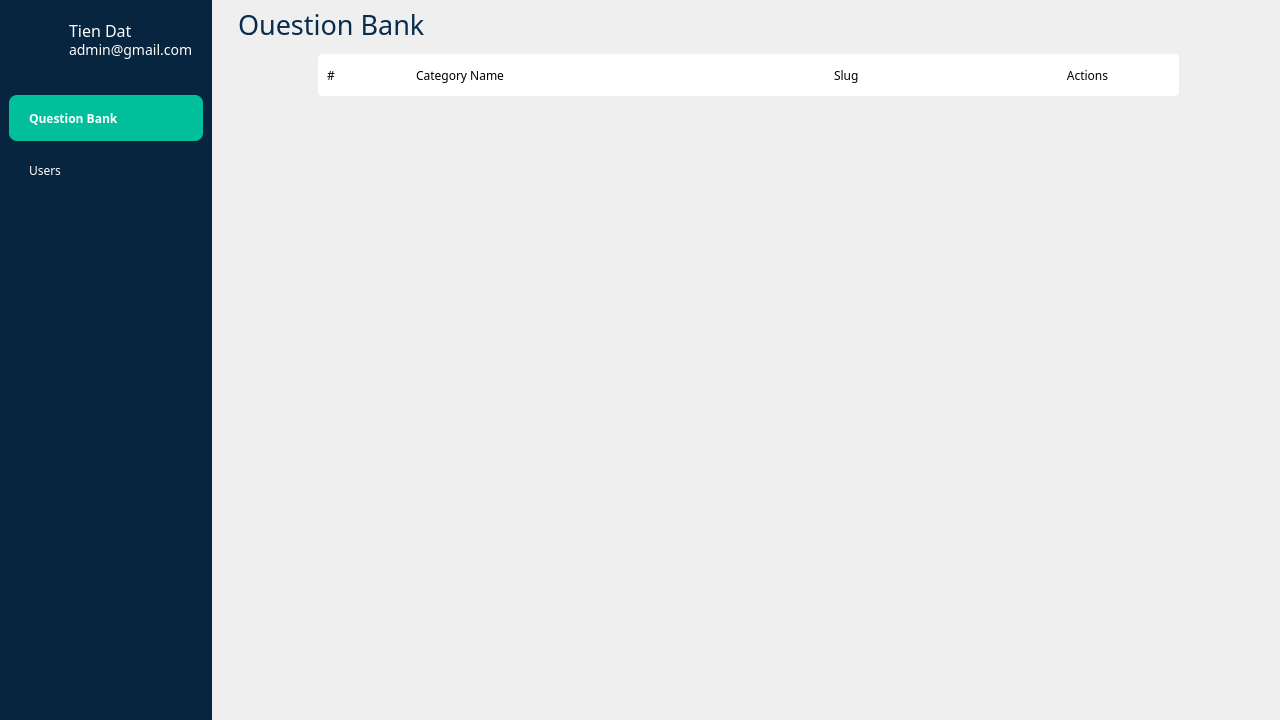
<?xml version="1.0" encoding="UTF-8"?>
<ui version="4.0">
 <class>AdminWindow</class>
 <widget class="QMainWindow" name="AdminWindow">
  <property name="geometry">
   <rect>
    <x>0</x>
    <y>0</y>
    <width>1280</width>
    <height>720</height>
   </rect>
  </property>
  <property name="windowTitle">
   <string>MainWindow</string>
  </property>
  <widget class="QWidget" name="centralwidget">
   <layout class="QHBoxLayout" name="horizontalLayout">
    <property name="spacing">
     <number>6</number>
    </property>
    <property name="leftMargin">
     <number>0</number>
    </property>
    <property name="topMargin">
     <number>0</number>
    </property>
    <property name="rightMargin">
     <number>0</number>
    </property>
    <property name="bottomMargin">
     <number>0</number>
    </property>
    <item>
     <widget class="QWidget" name="widget" native="true">
      <property name="sizePolicy">
       <sizepolicy hsizetype="Preferred" vsizetype="Expanding">
        <horstretch>2</horstretch>
        <verstretch>0</verstretch>
       </sizepolicy>
      </property>
      <property name="minimumSize">
       <size>
        <width>0</width>
        <height>0</height>
       </size>
      </property>
      <property name="maximumSize">
       <size>
        <width>16777215</width>
        <height>16777215</height>
       </size>
      </property>
      <property name="contextMenuPolicy">
       <enum>Qt::ActionsContextMenu</enum>
      </property>
      <property name="layoutDirection">
       <enum>Qt::LeftToRight</enum>
      </property>
      <property name="styleSheet">
       <string notr="true">background-color: #082540;</string>
      </property>
      <layout class="QVBoxLayout" name="verticalLayout">
       <item>
        <widget class="QWidget" name="widget_6" native="true">
         <property name="minimumSize">
          <size>
           <width>0</width>
           <height>80</height>
          </size>
         </property>
         <property name="maximumSize">
          <size>
           <width>16777215</width>
           <height>60</height>
          </size>
         </property>
         <property name="styleSheet">
          <string notr="true">background: none;</string>
         </property>
         <widget class="QLabel" name="label">
          <property name="geometry">
           <rect>
            <x>10</x>
            <y>0</y>
            <width>40</width>
            <height>40</height>
           </rect>
          </property>
          <property name="styleSheet">
           <string notr="true">background: none;</string>
          </property>
          <property name="text">
           <string/>
          </property>
          <property name="pixmap">
           <pixmap resource="resource.qrc">:/img/img/user.svg</pixmap>
          </property>
          <property name="scaledContents">
           <bool>true</bool>
          </property>
         </widget>
         <widget class="QLabel" name="emailInfoLabel">
          <property name="geometry">
           <rect>
            <x>60</x>
            <y>0</y>
            <width>75</width>
            <height>22</height>
           </rect>
          </property>
          <property name="font">
           <font>
            <family>Source Sans 3 Medium</family>
            <pointsize>-1</pointsize>
            <weight>50</weight>
            <bold>false</bold>
           </font>
          </property>
          <property name="styleSheet">
           <string notr="true">font-size: 16px;
background: none;
color: #fff;</string>
          </property>
          <property name="text">
           <string>Tien Dat</string>
          </property>
         </widget>
         <widget class="QLabel" name="nameInfoLabel">
          <property name="geometry">
           <rect>
            <x>60</x>
            <y>20</y>
            <width>131</width>
            <height>22</height>
           </rect>
          </property>
          <property name="font">
           <font>
            <family>Source Sans 3 Medium</family>
            <pointsize>-1</pointsize>
            <weight>50</weight>
            <bold>false</bold>
           </font>
          </property>
          <property name="styleSheet">
           <string notr="true">font-size: 14px;
background: none;
color: #fff;</string>
          </property>
          <property name="text">
           <string>admin@gmail.com</string>
          </property>
         </widget>
        </widget>
       </item>
       <item>
        <widget class="QPushButton" name="questionPushButton">
         <property name="minimumSize">
          <size>
           <width>0</width>
           <height>46</height>
          </size>
         </property>
         <property name="maximumSize">
          <size>
           <width>16777215</width>
           <height>46</height>
          </size>
         </property>
         <property name="font">
          <font>
           <family>Source Sans 3</family>
           <weight>75</weight>
           <bold>true</bold>
          </font>
         </property>
         <property name="cursor">
          <cursorShape>PointingHandCursor</cursorShape>
         </property>
         <property name="layoutDirection">
          <enum>Qt::LeftToRight</enum>
         </property>
         <property name="styleSheet">
          <string notr="true">background-color: rgb(0, 191, 154);
border-radius: 8px;
border: none;
color: #fff;
text-align: left;
padding-left: 20px;</string>
         </property>
         <property name="text">
          <string>Question Bank</string>
         </property>
         <property name="icon">
          <iconset>
           <normalon>:/img/img/question-sidebar.svg</normalon>
          </iconset>
         </property>
         <property name="iconSize">
          <size>
           <width>21</width>
           <height>20</height>
          </size>
         </property>
        </widget>
       </item>
       <item>
        <widget class="QPushButton" name="userPushButton">
         <property name="minimumSize">
          <size>
           <width>0</width>
           <height>46</height>
          </size>
         </property>
         <property name="maximumSize">
          <size>
           <width>16777215</width>
           <height>46</height>
          </size>
         </property>
         <property name="font">
          <font>
           <family>Source Sans 3</family>
           <weight>50</weight>
           <bold>false</bold>
          </font>
         </property>
         <property name="cursor">
          <cursorShape>PointingHandCursor</cursorShape>
         </property>
         <property name="layoutDirection">
          <enum>Qt::LeftToRight</enum>
         </property>
         <property name="styleSheet">
          <string notr="true">background: none;
border-radius: 8px;
color: #fff;
text-align: left;
padding-left: 20px;</string>
         </property>
         <property name="text">
          <string>Users</string>
         </property>
         <property name="icon">
          <iconset>
           <normalon>:/img/img/users-sidebar.svg</normalon>
          </iconset>
         </property>
         <property name="iconSize">
          <size>
           <width>21</width>
           <height>20</height>
          </size>
         </property>
        </widget>
       </item>
       <item>
        <spacer name="verticalSpacer">
         <property name="orientation">
          <enum>Qt::Vertical</enum>
         </property>
         <property name="sizeHint" stdset="0">
          <size>
           <width>20</width>
           <height>40</height>
          </size>
         </property>
        </spacer>
       </item>
      </layout>
     </widget>
    </item>
    <item>
     <widget class="QWidget" name="widget_2" native="true">
      <property name="sizePolicy">
       <sizepolicy hsizetype="Preferred" vsizetype="Preferred">
        <horstretch>10</horstretch>
        <verstretch>0</verstretch>
       </sizepolicy>
      </property>
      <widget class="QStackedWidget" name="stackedWidget">
       <property name="geometry">
        <rect>
         <x>10</x>
         <y>4</y>
         <width>1051</width>
         <height>711</height>
        </rect>
       </property>
       <widget class="QWidget" name="page">
        <widget class="QLabel" name="label_6">
         <property name="geometry">
          <rect>
           <x>10</x>
           <y>10</y>
           <width>1072</width>
           <height>21</height>
          </rect>
         </property>
         <property name="font">
          <font>
           <family>Source Sans 3 SemiBold</family>
           <pointsize>20</pointsize>
          </font>
         </property>
         <property name="styleSheet">
          <string notr="true">color: rgb(9, 44, 76);</string>
         </property>
         <property name="text">
          <string>Question Bank</string>
         </property>
        </widget>
        <widget class="QWidget" name="widget_22" native="true">
         <property name="geometry">
          <rect>
           <x>90</x>
           <y>50</y>
           <width>861</width>
           <height>42</height>
          </rect>
         </property>
         <property name="styleSheet">
          <string notr="true">background-color: #fff;
border-radius: 4px;</string>
         </property>
         <layout class="QHBoxLayout" name="horizontalLayout_2">
          <property name="spacing">
           <number>6</number>
          </property>
          <property name="leftMargin">
           <number>9</number>
          </property>
          <property name="topMargin">
           <number>9</number>
          </property>
          <property name="rightMargin">
           <number>9</number>
          </property>
          <property name="bottomMargin">
           <number>9</number>
          </property>
          <item>
           <widget class="QLabel" name="label_27">
            <property name="sizePolicy">
             <sizepolicy hsizetype="Preferred" vsizetype="Preferred">
              <horstretch>1</horstretch>
              <verstretch>0</verstretch>
             </sizepolicy>
            </property>
            <property name="font">
             <font>
              <family>Source Sans 3 Medium</family>
             </font>
            </property>
            <property name="text">
             <string>#</string>
            </property>
           </widget>
          </item>
          <item>
           <widget class="QLabel" name="label_28">
            <property name="sizePolicy">
             <sizepolicy hsizetype="Preferred" vsizetype="Preferred">
              <horstretch>5</horstretch>
              <verstretch>0</verstretch>
             </sizepolicy>
            </property>
            <property name="font">
             <font>
              <family>Source Sans 3 Medium</family>
             </font>
            </property>
            <property name="text">
             <string>Category Name</string>
            </property>
           </widget>
          </item>
          <item>
           <widget class="QLabel" name="label_33">
            <property name="sizePolicy">
             <sizepolicy hsizetype="Preferred" vsizetype="Preferred">
              <horstretch>2</horstretch>
              <verstretch>0</verstretch>
             </sizepolicy>
            </property>
            <property name="font">
             <font>
              <family>Source Sans 3 Medium</family>
             </font>
            </property>
            <property name="text">
             <string>Slug</string>
            </property>
           </widget>
          </item>
          <item>
           <widget class="QLabel" name="label_34">
            <property name="sizePolicy">
             <sizepolicy hsizetype="Preferred" vsizetype="Preferred">
              <horstretch>2</horstretch>
              <verstretch>0</verstretch>
             </sizepolicy>
            </property>
            <property name="font">
             <font>
              <family>Source Sans 3 Medium</family>
             </font>
            </property>
            <property name="text">
             <string>Actions</string>
            </property>
            <property name="alignment">
             <set>Qt::AlignCenter</set>
            </property>
           </widget>
          </item>
         </layout>
        </widget>
        <widget class="QScrollArea" name="scrollArea">
         <property name="geometry">
          <rect>
           <x>89</x>
           <y>100</y>
           <width>861</width>
           <height>601</height>
          </rect>
         </property>
         <property name="styleSheet">
          <string notr="true">border: none;</string>
         </property>
         <property name="verticalScrollBarPolicy">
          <enum>Qt::ScrollBarAlwaysOff</enum>
         </property>
         <property name="widgetResizable">
          <bool>true</bool>
         </property>
         <widget class="QWidget" name="scrollAreaWidgetContents">
          <property name="geometry">
           <rect>
            <x>0</x>
            <y>0</y>
            <width>861</width>
            <height>1200</height>
           </rect>
          </property>
          <layout class="QVBoxLayout" name="verticalLayout_3">
           <property name="leftMargin">
            <number>0</number>
           </property>
           <property name="topMargin">
            <number>0</number>
           </property>
           <property name="rightMargin">
            <number>0</number>
           </property>
           <property name="bottomMargin">
            <number>0</number>
           </property>
           <item>
            <widget class="QWidget" name="categoryList" native="true">
             <property name="minimumSize">
              <size>
               <width>0</width>
               <height>1200</height>
              </size>
             </property>
             <property name="styleSheet">
              <string notr="true"/>
             </property>
             <layout class="QVBoxLayout" name="verticalLayout_2">
              <property name="leftMargin">
               <number>0</number>
              </property>
              <property name="topMargin">
               <number>0</number>
              </property>
              <property name="rightMargin">
               <number>0</number>
              </property>
              <property name="bottomMargin">
               <number>0</number>
              </property>
              <item>
               <widget class="QWidget" name="widget_4" native="true">
                <property name="maximumSize">
                 <size>
                  <width>16777215</width>
                  <height>0</height>
                 </size>
                </property>
               </widget>
              </item>
             </layout>
            </widget>
           </item>
          </layout>
         </widget>
        </widget>
       </widget>
       <widget class="QWidget" name="page_2">
        <widget class="QLabel" name="label_7">
         <property name="geometry">
          <rect>
           <x>10</x>
           <y>10</y>
           <width>1072</width>
           <height>21</height>
          </rect>
         </property>
         <property name="font">
          <font>
           <family>Source Sans 3 SemiBold</family>
           <pointsize>20</pointsize>
          </font>
         </property>
         <property name="styleSheet">
          <string notr="true">color: rgb(9, 44, 76);</string>
         </property>
         <property name="text">
          <string>Question Bank</string>
         </property>
        </widget>
        <widget class="QScrollArea" name="scrollArea_2">
         <property name="geometry">
          <rect>
           <x>90</x>
           <y>60</y>
           <width>861</width>
           <height>641</height>
          </rect>
         </property>
         <property name="styleSheet">
          <string notr="true">border: none;</string>
         </property>
         <property name="verticalScrollBarPolicy">
          <enum>Qt::ScrollBarAlwaysOff</enum>
         </property>
         <property name="widgetResizable">
          <bool>true</bool>
         </property>
         <widget class="QWidget" name="scrollAreaWidgetContents_2">
          <property name="geometry">
           <rect>
            <x>0</x>
            <y>0</y>
            <width>861</width>
            <height>6018</height>
           </rect>
          </property>
          <layout class="QVBoxLayout" name="verticalLayout_4">
           <item>
            <widget class="QWidget" name="questionList" native="true">
             <property name="minimumSize">
              <size>
               <width>0</width>
               <height>6000</height>
              </size>
             </property>
             <layout class="QVBoxLayout" name="verticalLayout_5">
              <property name="sizeConstraint">
               <enum>QLayout::SetMinimumSize</enum>
              </property>
              <item>
               <widget class="QWidget" name="widget_5" native="true">
                <property name="maximumSize">
                 <size>
                  <width>16777215</width>
                  <height>0</height>
                 </size>
                </property>
               </widget>
              </item>
             </layout>
            </widget>
           </item>
          </layout>
         </widget>
        </widget>
        <widget class="QPushButton" name="addQuestionButton">
         <property name="geometry">
          <rect>
           <x>740</x>
           <y>10</y>
           <width>140</width>
           <height>40</height>
          </rect>
         </property>
         <property name="minimumSize">
          <size>
           <width>140</width>
           <height>40</height>
          </size>
         </property>
         <property name="palette">
          <palette>
           <active>
            <colorrole role="WindowText">
             <brush brushstyle="SolidPattern">
              <color alpha="255">
               <red>255</red>
               <green>255</green>
               <blue>255</blue>
              </color>
             </brush>
            </colorrole>
            <colorrole role="Button">
             <brush brushstyle="SolidPattern">
              <color alpha="255">
               <red>9</red>
               <green>44</green>
               <blue>76</blue>
              </color>
             </brush>
            </colorrole>
            <colorrole role="Text">
             <brush brushstyle="SolidPattern">
              <color alpha="255">
               <red>255</red>
               <green>255</green>
               <blue>255</blue>
              </color>
             </brush>
            </colorrole>
            <colorrole role="ButtonText">
             <brush brushstyle="SolidPattern">
              <color alpha="255">
               <red>255</red>
               <green>255</green>
               <blue>255</blue>
              </color>
             </brush>
            </colorrole>
            <colorrole role="Base">
             <brush brushstyle="SolidPattern">
              <color alpha="255">
               <red>9</red>
               <green>44</green>
               <blue>76</blue>
              </color>
             </brush>
            </colorrole>
            <colorrole role="Window">
             <brush brushstyle="SolidPattern">
              <color alpha="255">
               <red>9</red>
               <green>44</green>
               <blue>76</blue>
              </color>
             </brush>
            </colorrole>
            <colorrole role="PlaceholderText">
             <brush brushstyle="NoBrush">
              <color alpha="128">
               <red>255</red>
               <green>255</green>
               <blue>255</blue>
              </color>
             </brush>
            </colorrole>
           </active>
           <inactive>
            <colorrole role="WindowText">
             <brush brushstyle="SolidPattern">
              <color alpha="255">
               <red>255</red>
               <green>255</green>
               <blue>255</blue>
              </color>
             </brush>
            </colorrole>
            <colorrole role="Button">
             <brush brushstyle="SolidPattern">
              <color alpha="255">
               <red>9</red>
               <green>44</green>
               <blue>76</blue>
              </color>
             </brush>
            </colorrole>
            <colorrole role="Text">
             <brush brushstyle="SolidPattern">
              <color alpha="255">
               <red>255</red>
               <green>255</green>
               <blue>255</blue>
              </color>
             </brush>
            </colorrole>
            <colorrole role="ButtonText">
             <brush brushstyle="SolidPattern">
              <color alpha="255">
               <red>255</red>
               <green>255</green>
               <blue>255</blue>
              </color>
             </brush>
            </colorrole>
            <colorrole role="Base">
             <brush brushstyle="SolidPattern">
              <color alpha="255">
               <red>9</red>
               <green>44</green>
               <blue>76</blue>
              </color>
             </brush>
            </colorrole>
            <colorrole role="Window">
             <brush brushstyle="SolidPattern">
              <color alpha="255">
               <red>9</red>
               <green>44</green>
               <blue>76</blue>
              </color>
             </brush>
            </colorrole>
            <colorrole role="PlaceholderText">
             <brush brushstyle="NoBrush">
              <color alpha="128">
               <red>255</red>
               <green>255</green>
               <blue>255</blue>
              </color>
             </brush>
            </colorrole>
           </inactive>
           <disabled>
            <colorrole role="WindowText">
             <brush brushstyle="SolidPattern">
              <color alpha="255">
               <red>255</red>
               <green>255</green>
               <blue>255</blue>
              </color>
             </brush>
            </colorrole>
            <colorrole role="Button">
             <brush brushstyle="SolidPattern">
              <color alpha="255">
               <red>9</red>
               <green>44</green>
               <blue>76</blue>
              </color>
             </brush>
            </colorrole>
            <colorrole role="Text">
             <brush brushstyle="SolidPattern">
              <color alpha="255">
               <red>255</red>
               <green>255</green>
               <blue>255</blue>
              </color>
             </brush>
            </colorrole>
            <colorrole role="ButtonText">
             <brush brushstyle="SolidPattern">
              <color alpha="255">
               <red>255</red>
               <green>255</green>
               <blue>255</blue>
              </color>
             </brush>
            </colorrole>
            <colorrole role="Base">
             <brush brushstyle="SolidPattern">
              <color alpha="255">
               <red>9</red>
               <green>44</green>
               <blue>76</blue>
              </color>
             </brush>
            </colorrole>
            <colorrole role="Window">
             <brush brushstyle="SolidPattern">
              <color alpha="255">
               <red>9</red>
               <green>44</green>
               <blue>76</blue>
              </color>
             </brush>
            </colorrole>
            <colorrole role="PlaceholderText">
             <brush brushstyle="NoBrush">
              <color alpha="128">
               <red>255</red>
               <green>255</green>
               <blue>255</blue>
              </color>
             </brush>
            </colorrole>
           </disabled>
          </palette>
         </property>
         <property name="font">
          <font>
           <family>Source Sans 3</family>
           <weight>75</weight>
           <bold>true</bold>
          </font>
         </property>
         <property name="cursor">
          <cursorShape>PointingHandCursor</cursorShape>
         </property>
         <property name="autoFillBackground">
          <bool>false</bool>
         </property>
         <property name="styleSheet">
          <string notr="true">#addQuestionButton {
	background-color:rgb(9, 44, 76);
	border-radius: 8px;
	color: #fff;
	border: none;
}

#addQuestionButton:hover {
	background-color:rgba(9, 44, 76, 0.9);
}</string>
         </property>
         <property name="text">
          <string>Add Question</string>
         </property>
        </widget>
       </widget>
       <widget class="QWidget" name="page_3">
        <widget class="QLabel" name="label_8">
         <property name="geometry">
          <rect>
           <x>10</x>
           <y>0</y>
           <width>1072</width>
           <height>41</height>
          </rect>
         </property>
         <property name="font">
          <font>
           <family>Source Sans 3 SemiBold</family>
           <pointsize>20</pointsize>
          </font>
         </property>
         <property name="styleSheet">
          <string notr="true">color: rgb(9, 44, 76);</string>
         </property>
         <property name="text">
          <string>User Management</string>
         </property>
         <property name="alignment">
          <set>Qt::AlignLeading|Qt::AlignLeft|Qt::AlignTop</set>
         </property>
        </widget>
        <widget class="QWidget" name="widget_23" native="true">
         <property name="geometry">
          <rect>
           <x>90</x>
           <y>50</y>
           <width>861</width>
           <height>43</height>
          </rect>
         </property>
         <property name="styleSheet">
          <string notr="true">background-color: #fff;
border-radius: 4px;</string>
         </property>
         <layout class="QHBoxLayout" name="horizontalLayout_3">
          <item>
           <widget class="QLabel" name="label_31">
            <property name="sizePolicy">
             <sizepolicy hsizetype="Preferred" vsizetype="Preferred">
              <horstretch>1</horstretch>
              <verstretch>0</verstretch>
             </sizepolicy>
            </property>
            <property name="font">
             <font>
              <family>Source Sans 3 Medium</family>
             </font>
            </property>
            <property name="text">
             <string>#</string>
            </property>
           </widget>
          </item>
          <item>
           <widget class="QLabel" name="label_32">
            <property name="sizePolicy">
             <sizepolicy hsizetype="Preferred" vsizetype="Preferred">
              <horstretch>3</horstretch>
              <verstretch>0</verstretch>
             </sizepolicy>
            </property>
            <property name="font">
             <font>
              <family>Source Sans 3 Medium</family>
             </font>
            </property>
            <property name="text">
             <string>Username</string>
            </property>
           </widget>
          </item>
          <item>
           <widget class="QLabel" name="label_37">
            <property name="sizePolicy">
             <sizepolicy hsizetype="Preferred" vsizetype="Preferred">
              <horstretch>4</horstretch>
              <verstretch>0</verstretch>
             </sizepolicy>
            </property>
            <property name="font">
             <font>
              <family>Source Sans 3 Medium</family>
             </font>
            </property>
            <property name="text">
             <string>Email</string>
            </property>
           </widget>
          </item>
          <item>
           <widget class="QLabel" name="label_2">
            <property name="sizePolicy">
             <sizepolicy hsizetype="Preferred" vsizetype="Preferred">
              <horstretch>1</horstretch>
              <verstretch>0</verstretch>
             </sizepolicy>
            </property>
            <property name="font">
             <font>
              <family>Source Sans 3 Medium</family>
             </font>
            </property>
            <property name="styleSheet">
             <string notr="true">color: #000;</string>
            </property>
            <property name="text">
             <string>Status</string>
            </property>
           </widget>
          </item>
          <item>
           <widget class="QLabel" name="label_38">
            <property name="sizePolicy">
             <sizepolicy hsizetype="Preferred" vsizetype="Preferred">
              <horstretch>2</horstretch>
              <verstretch>0</verstretch>
             </sizepolicy>
            </property>
            <property name="font">
             <font>
              <family>Source Sans 3 Medium</family>
             </font>
            </property>
            <property name="text">
             <string>Actions</string>
            </property>
            <property name="alignment">
             <set>Qt::AlignCenter</set>
            </property>
           </widget>
          </item>
         </layout>
        </widget>
        <widget class="QScrollArea" name="scrollArea_3">
         <property name="geometry">
          <rect>
           <x>90</x>
           <y>99</y>
           <width>861</width>
           <height>601</height>
          </rect>
         </property>
         <property name="styleSheet">
          <string notr="true">border: none;</string>
         </property>
         <property name="widgetResizable">
          <bool>true</bool>
         </property>
         <widget class="QWidget" name="scrollAreaWidgetContents_3">
          <property name="geometry">
           <rect>
            <x>0</x>
            <y>0</y>
            <width>861</width>
            <height>601</height>
           </rect>
          </property>
          <layout class="QVBoxLayout" name="verticalLayout_6">
           <property name="leftMargin">
            <number>0</number>
           </property>
           <property name="topMargin">
            <number>0</number>
           </property>
           <property name="rightMargin">
            <number>0</number>
           </property>
           <property name="bottomMargin">
            <number>0</number>
           </property>
           <item>
            <widget class="QWidget" name="userList" native="true">
             <layout class="QVBoxLayout" name="verticalLayout_7">
              <property name="leftMargin">
               <number>0</number>
              </property>
              <property name="topMargin">
               <number>0</number>
              </property>
              <property name="rightMargin">
               <number>0</number>
              </property>
              <property name="bottomMargin">
               <number>0</number>
              </property>
              <item>
               <widget class="QWidget" name="widget_7" native="true">
                <property name="maximumSize">
                 <size>
                  <width>16777215</width>
                  <height>0</height>
                 </size>
                </property>
               </widget>
              </item>
             </layout>
            </widget>
           </item>
          </layout>
         </widget>
        </widget>
       </widget>
      </widget>
     </widget>
    </item>
   </layout>
  </widget>
 </widget>
 <resources>
  <include location="resource.qrc"/>
 </resources>
 <connections/>
</ui>
